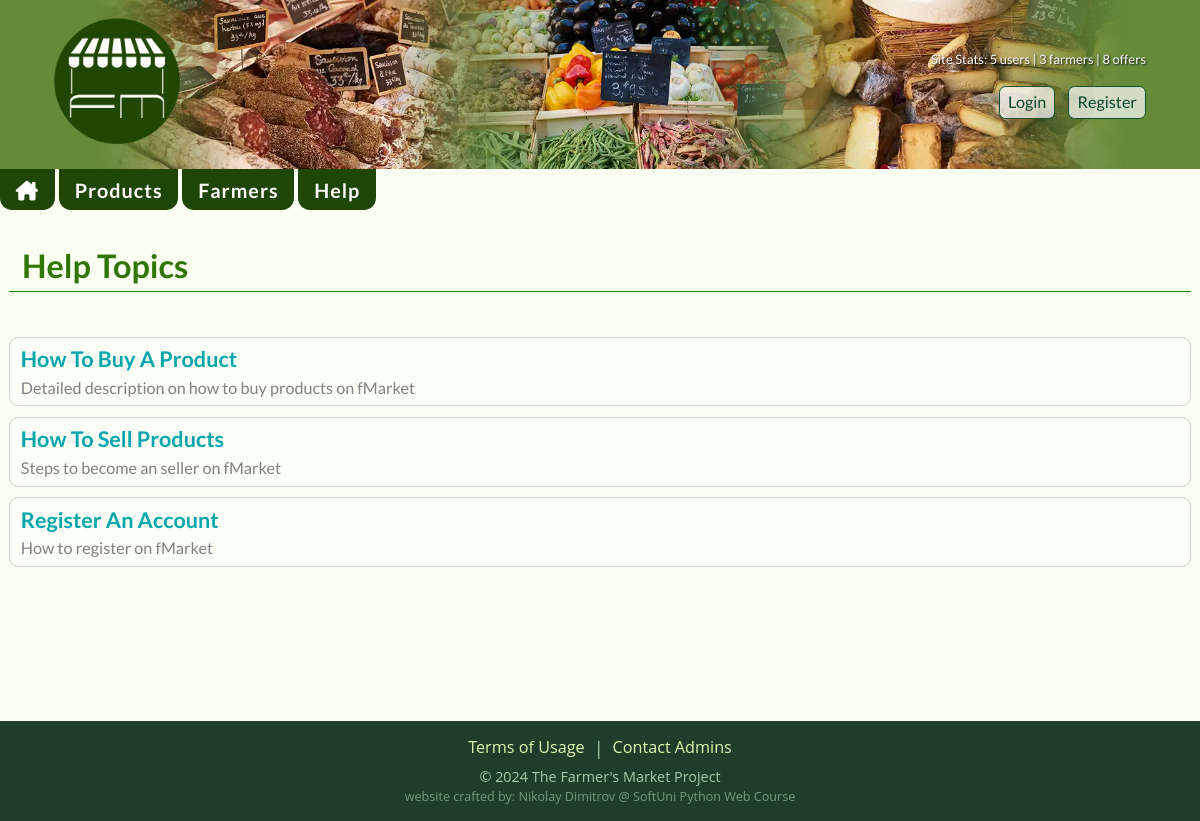
Before: /topics/ with the older database file.
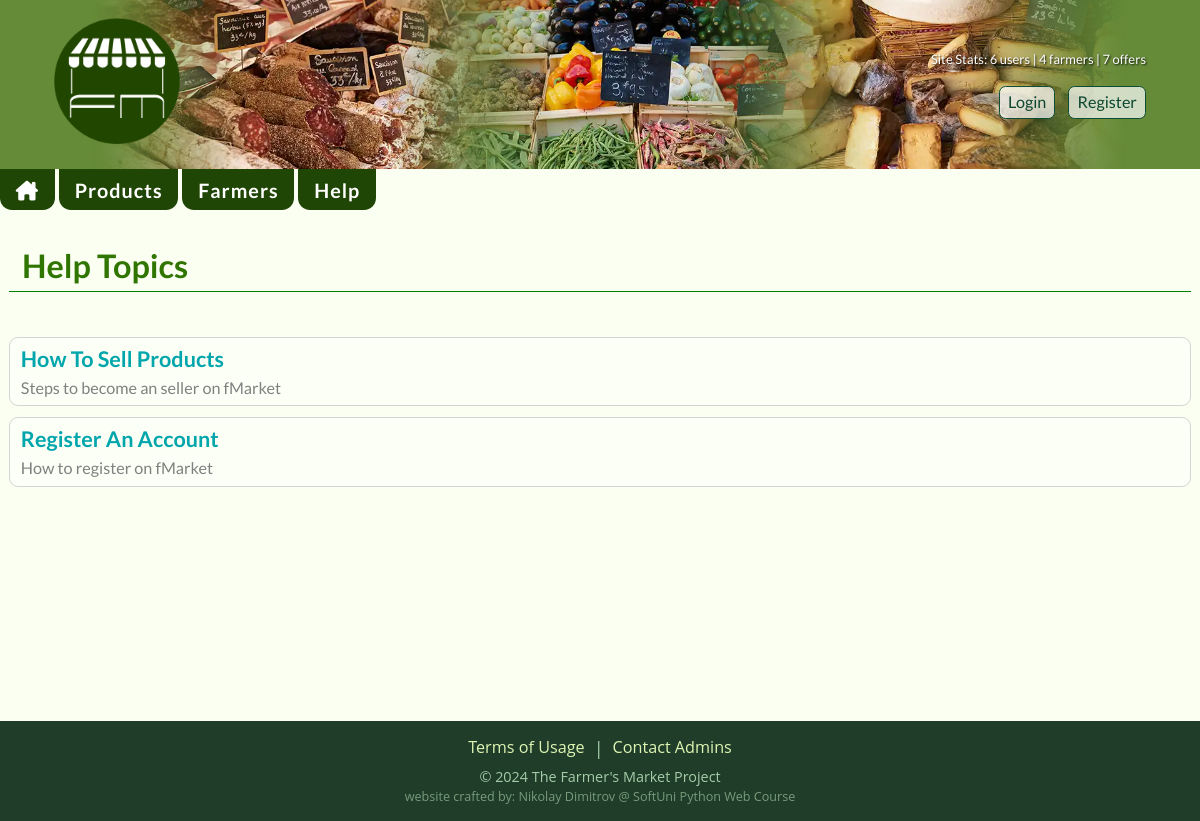
After: the same page with the newer database file.
### topics/models.py (models this page shows, shortened)
class Topic(models.Model):
    class CategoryChoices(models.TextChoices):
        ACCOUNTS = 'Accounts', 'Accounts'
        BUYING = 'Buying', 'Buying'
        SELLING = 'Selling', 'Selling'
    category = models.CharField(
        max_length=8,
        choices=CategoryChoices.choices
    )
    title = models.CharField(
        max_length=120,
    )
    description = models.CharField(
        max_length=255,
    )
    body = models.TextField()
    list_order = models.PositiveIntegerField(
        default=0,
    )
    last_updated = models.DateTimeField(
        auto_now=True,
    )
    updated_by = models.ForeignKey(
        to=UserModel,
        on_delete=models.DO_NOTHING,
    )

### topics/views.py (the view)
# urls.py: path('', views.TopicsListView.as_view(), name='topics'),
class TopicsListView(views.ListView):
    model = Topic
    template_name = 'topics/topics.html'
    ordering = ('list_order', 'title')

### fMarket/context_processors.py (called while the page is built, shortened)
def seller_pk(request):
    if request.user.is_authenticated:
        try:
            seller = Seller.objects.get(account=request.user)
            return {'seller_pk': seller.pk}
        except Seller.DoesNotExist:
            pass
    return {'seller_pk': None}

def seller_approved(request):
    if request.user.is_authenticated:
        try:
            Seller.objects.get(account=request.user, approved=True)
            return {'seller_approved': True}
        except Seller.DoesNotExist:
            pass
    return {'seller_approved': False}

def account_complete(request):
    return {'account_complete': True}

def site_stats(request):
    num_users = UserModel.objects.all().count()
    num_sellers = Seller.objects.all().count()
    num_products = Product.objects.all().count()
    data = {
        'number_of_users': num_users,
        'number_of_sellers': num_sellers,
        'number_of_products': num_products,
    }
    return data

### templates/topics/topics.html (shortened to what this page needs)
{% extends 'base.html' %}
{% block content %}
    <h1>Help Topics</h1>
    <section class="topics">
        {% for topic in object_list %}
            <div class="topic-wrapper">
                <div class="topic-title">
                    <a href="{% url 'details-topic' pk=topic.pk %}"><p>{{ topic.title }}</p></a>
                </div>
                <p>{{ topic.description }}</p>
            </div>
        {% endfor %}
    </section>
{% endblock %}

Changed rows visible on the page:
removed Topic: title "How To Buy A Product", description "Detailed description on how to buy products on fMarket"
Other visible differences:
{{ number_of_users }}: "5" → "6"
{{ number_of_sellers }}: "3" → "4"
{{ number_of_products }}: "8" → "7"
